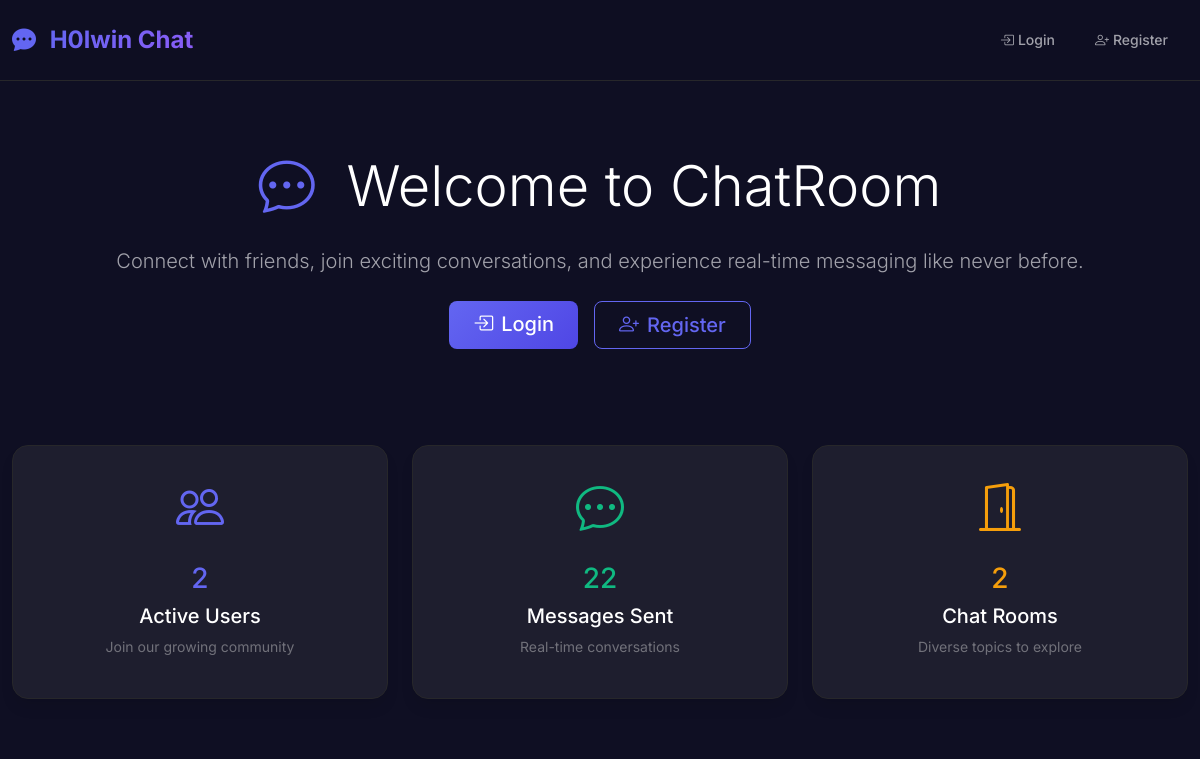
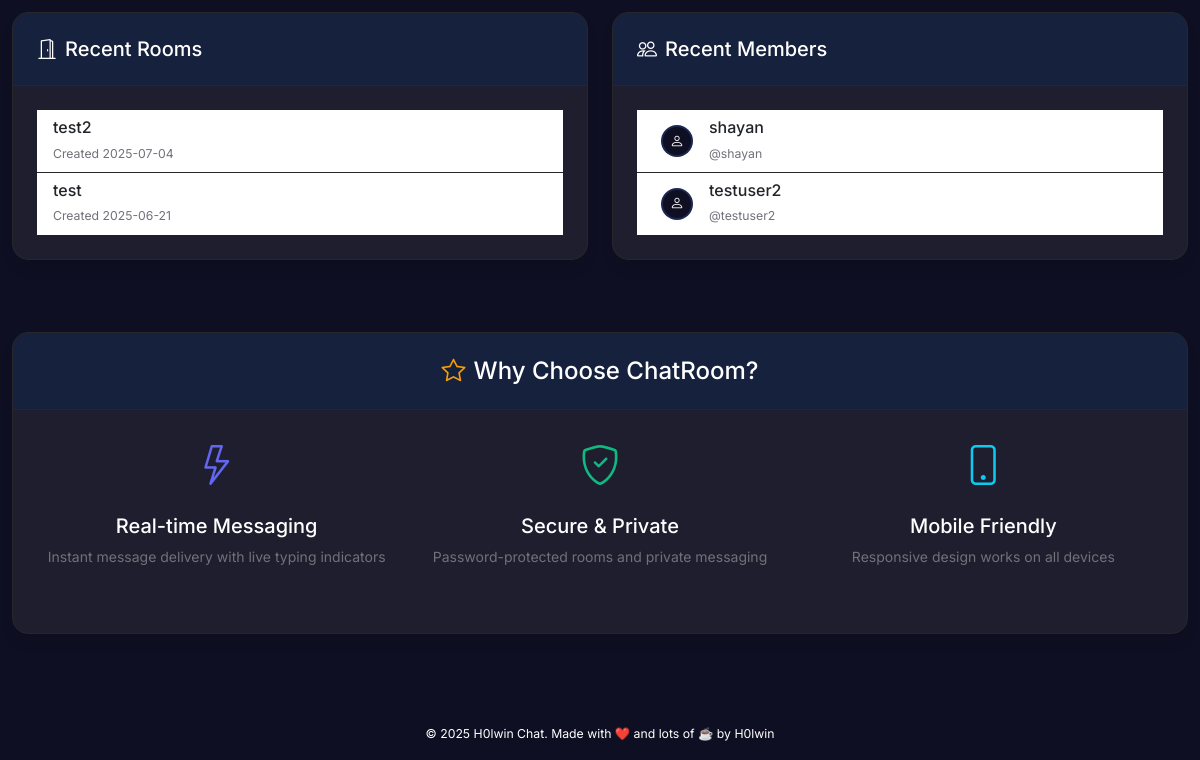
The app's page /, older data (2 pictures, top to bottom).
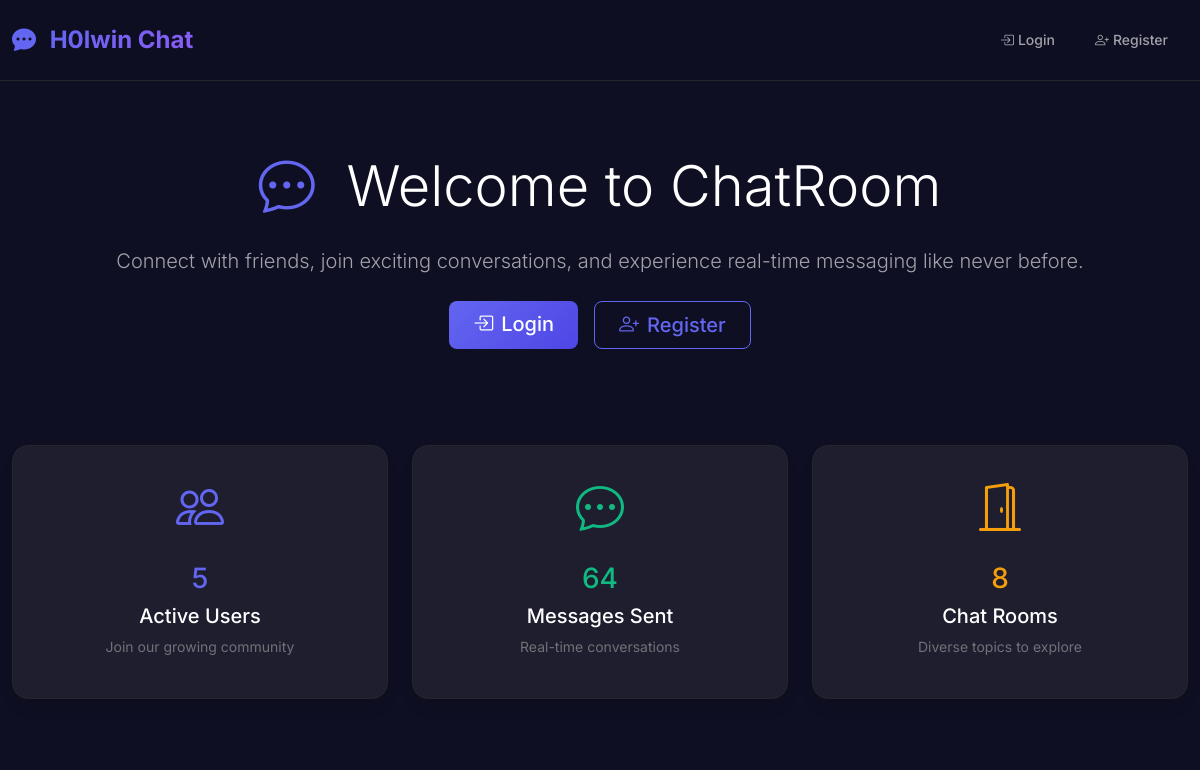
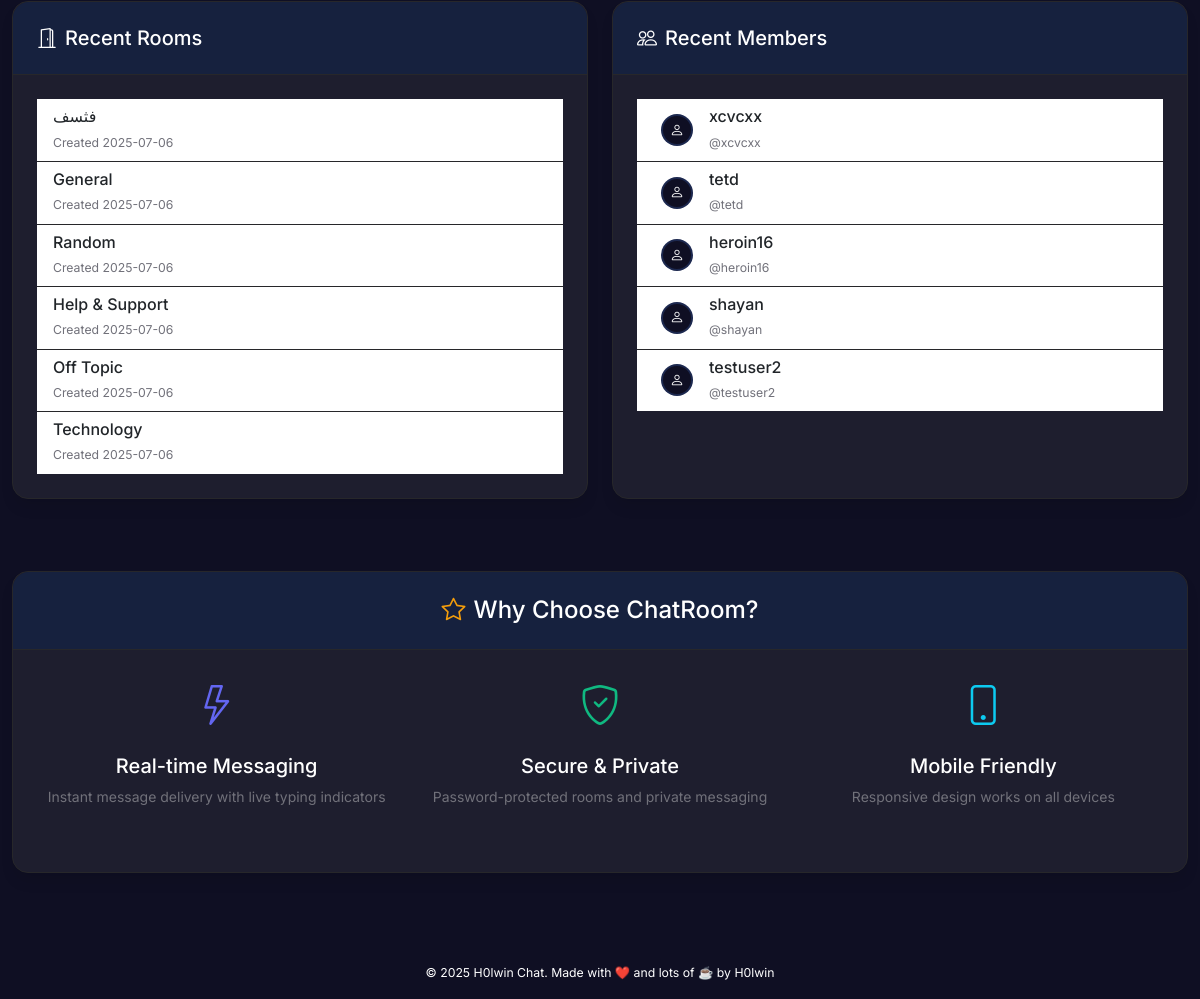
The same page, newer data (2 pictures, top to bottom).
### tables this page shows
CREATE TABLE settings (
            key TEXT PRIMARY KEY,
            value TEXT
        );

CREATE TABLE rooms (
    id INTEGER PRIMARY KEY AUTOINCREMENT,
    name TEXT UNIQUE NOT NULL,
    slug TEXT UNIQUE NOT NULL,
    created_at TIMESTAMP DEFAULT CURRENT_TIMESTAMP
, password TEXT, hidden BOOLEAN DEFAULT 0);

CREATE TABLE "users" (
                    id INTEGER PRIMARY KEY AUTOINCREMENT,
                    username TEXT UNIQUE NOT NULL,
                    email TEXT UNIQUE NOT NULL,
                    hashed_password TEXT NOT NULL,
                    is_admin INTEGER DEFAULT 0,
                    created_at TIMESTAMP DEFAULT CURRENT_TIMESTAMP
                , display_name TEXT, bio TEXT, birth_date DATE, profile_image TEXT, last_seen TIMESTAMP);

### backend/app.py (the view)
@app.route('/')
def home():
    with get_db() as conn:
        cur = conn.cursor()
        cur.execute('SELECT COUNT(*) FROM users')
        user_count = cur.fetchone()[0]
        cur.execute('SELECT COUNT(*) FROM messages')
        message_count = cur.fetchone()[0]
        cur.execute('SELECT COUNT(*) FROM rooms')
        room_count = cur.fetchone()[0]
        cur.execute('SELECT name, slug, created_at FROM rooms ORDER BY created_at DESC LIMIT 6')
        recent_rooms = [dict(name=row[0], slug=row[1], created_at=row[2]) for row in cur.fetchall()]
        cur.execute('SELECT username, display_name, created_at FROM users ORDER BY created_at DESC LIMIT 6')
        recent_users = [dict(username=row[0], display_name=row[1] or row[0], created_at=row[2]) for row in cur.fetchall()]
    return render_template('home.html',
                         user_count=user_count,
                         message_count=message_count,
                         room_count=room_count,
                         recent_rooms=recent_rooms,
                         recent_users=recent_users)

### frontend/templates/home.html (shortened to what this page needs)
{% extends 'base.html' %}
{% block content %}
<div class="container-fluid">
    <div class="row mb-5">
        <div class="col-12">
            <div class="text-center py-5">
                <h1 class="display-4 mb-4">
                    <i class="bi bi-chat-dots text-primary me-3"></i>
                    Welcome to ChatRoom
                </h1>
                <p class="lead text-secondary mb-4">
                    Connect with friends, join exciting conversations, and experience real-time messaging like never before.
                </p>
                {% if not current_user.is_authenticated %}
                <div class="d-flex gap-3 justify-content-center">
                    <a href="/login" class="btn btn-primary btn-lg">
                        <i class="bi bi-box-arrow-in-right me-2"></i>Login
                    </a>
                    <a href="/register" class="btn btn-outline-primary btn-lg">
                        <i class="bi bi-person-plus me-2"></i>Register
                    </a>
                </div>
                {% endif %}
            </div>
        </div>
    </div>
    <div class="row mb-5">
        <div class="col-md-4 mb-4">
            <div class="card text-center h-100">
                <div class="card-body">
                    <div class="mb-3">
                        <i class="bi bi-people text-primary" style="font-size: 3rem;"></i>
                    </div>
                    <h3 class="text-primary mb-2">{{ user_count }}</h3>
                    <h5 class="card-title">Active Users</h5>
                    <p class="text-muted">Join our growing community</p>
                </div>
            </div>
        </div>
        <div class="col-md-4 mb-4">
            <div class="card text-center h-100">
                <div class="card-body">
                    <div class="mb-3">
                        <i class="bi bi-chat-dots text-success" style="font-size: 3rem;"></i>
                    </div>
                    <h3 class="text-success mb-2">{{ message_count }}</h3>
                    <h5 class="card-title">Messages Sent</h5>
                    <p class="text-muted">Real-time conversations</p>
                </div>
            </div>
        </div>
        <div class="col-md-4 mb-4">
            <div class="card text-center h-100">
                <div class="card-body">
                    <div class="mb-3">
                        <i class="bi bi-door-open text-warning" style="font-size: 3rem;"></i>
                    </div>
                    <h3 class="text-warning mb-2">{{ room_count }}</h3>
                    <h5 class="card-title">Chat Rooms</h5>
                    <p class="text-muted">Diverse topics to explore</p>
                </div>
            </div>
        </div>
    </div>
    <div class="row">
        <div class="col-md-6 mb-4">
            <div class="card h-100">
                <div class="card-header d-flex justify-content-between align-items-center">
                    <h5 class="mb-0">
                        <i class="bi bi-door-open me-2"></i>Recent Rooms
                    </h5>
                </div>
                <div class="card-body">
                    {% if recent_rooms %}
                    <div class="list-group list-group-flush">
                        {% for room in recent_rooms %}
                        <div class="list-group-item d-flex justify-content-between align-items-center">
                            <div>
                                <h6 class="mb-1">{{ room.name }}</h6>
                                <small class="text-muted">Created {{ room.created_at.split(' ')[0] }}</small>
                            </div>
                        </div>
                        {% endfor %}
                    </div>
                    {% else %}
                    <div class="text-center py-4">
                        <i class="bi bi-door-open text-muted mb-3" style="font-size: 2rem;"></i>
                        <p class="text-muted">No rooms available yet</p>
                    </div>
                    {% endif %}
                </div>
            </div>
        </div>
        <div class="col-md-6 mb-4">
            <div class="card h-100">
                <div class="card-header d-flex justify-content-between align-items-center">
                    <h5 class="mb-0">
                        <i class="bi bi-people me-2"></i>Recent Members
                    </h5>
                </div>
                <div class="card-body">
                    {% if recent_users %}
                    <div class="list-group list-group-flush">
                        {% for user in recent_users %}
                        <div class="list-group-item d-flex justify-content-between align-items-center">
                            <div class="d-flex align-items-center">
                                <div class="avatar-sm bg-primary rounded-circle d-flex align-items-center justify-content-center me-3">
                                    <i class="bi bi-person text-white"></i>
                                </div>
                                <div>
                                    <h6 class="mb-1">{{ user.display_name }}</h6>
                                    <small class="text-muted">@{{ user.username }}</small>
                                </div>
                            </div>
                        </div>
                        {% endfor %}
                    </div>
                    {% else %}
                    <div class="text-center py-4">
                        <i class="bi bi-people text-muted mb-3" style="font-size: 2rem;"></i>
                        <p class="text-muted">No users yet</p>
                    </div>
                    {% endif %}
                </div>
            </div>
        </div>
    </div>
    <div class="row mt-5">
        <div class="col-12">
            <div class="card">
                <div class="card-header text-center">
                    <h4 class="mb-0">
                        <i class="bi bi-star me-2 text-warning"></i>Why Choose ChatRoom?
                    </h4>
                </div>
                <div class="card-body">
                    <div class="row">
                        <div class="col-md-4 mb-4">
                            <div class="text-center">
                                <div class="mb-3">
                                    <i class="bi bi-lightning text-primary" style="font-size: 2.5rem;"></i>
                                </div>
                                <h5>Real-time Messaging</h5>
                                <p class="text-muted">Instant message delivery with live typing indicators</p>
                            </div>
                        </div>
                        <div class="col-md-4 mb-4">
                            <div class="text-center">
                                <div class="mb-3">
                                    <i class="bi bi-shield-check text-success" style="font-size: 2.5rem;"></i>
                                </div>
                                <h5>Secure & Private</h5>
                                <p class="text-muted">Password-protected rooms and private messaging</p>
                            </div>
                        </div>
                        <div class="col-md-4 mb-4">
                            <div class="text-center">
                                <div class="mb-3">
                                    <i class="bi bi-phone text-info" style="font-size: 2.5rem;"></i>
                                </div>
                                <h5>Mobile Friendly</h5>
                                <p class="text-muted">Responsive design works on all devices</p>
                            </div>
                        </div>
                    </div>
                </div>
            </div>
        </div>
    </div>
</div>
{% endblock %}

### frontend/templates/base.html (shortened to what this page needs)
<!DOCTYPE html>
<html lang="en">
<head>
    <link href="https://cdn.jsdelivr.net/npm/bootstrap@5.3.2/dist/css/bootstrap.min.css" rel="stylesheet">
    <link href="https://cdn.jsdelivr.net/npm/bootstrap-icons@1.11.3/font/bootstrap-icons.min.css" rel="stylesheet">
    <link href="/static/css/main.css" rel="stylesheet">
    <link href="/static/css/rtl-support.css" rel="stylesheet">
    <link href="/static/css/spacing.css" rel="stylesheet">
</head>
<body class="app-body">
    <nav class="navbar navbar-expand-lg navbar-dark app-navbar">
        <div class="container-fluid">
            <a class="navbar-brand" href="/">
                <i class="bi bi-chat-dots-fill me-2"></i>
                <span class="brand-text">{{ site_name }}</span>
            </a>
            <div class="collapse navbar-collapse" id="navbarNav">
                <ul class="navbar-nav ms-auto">
                    {% if current_user.is_authenticated %}
                        <li class="nav-item">
                            <a class="nav-link" href="/dashboard">
                                <i class="bi bi-house me-1"></i>Dashboard
                            </a>
                        </li>
                        <li class="nav-item">
                            <a class="nav-link" href="/chat">
                                <i class="bi bi-chat me-1"></i>Chat
                            </a>
                        </li>
                        <li class="nav-item">
                            <a class="nav-link" href="/pm">
                                <i class="bi bi-envelope me-1"></i>Messages
                            </a>
                        </li>
                        {% if current_user.is_admin %}
                        <li class="nav-item">
                            <a class="nav-link admin-link" href="/admin">
                                <i class="bi bi-shield me-1"></i>Admin
                            </a>
                        </li>
                        {% endif %}
                        <li class="nav-item dropdown">
                            <a class="nav-link dropdown-toggle" href="#" role="button" data-bs-toggle="dropdown">
                                <i class="bi bi-person-circle me-1"></i>{{ current_user.username }}
                            </a>
                            <ul class="dropdown-menu dropdown-menu-dark">
                                <li><a class="dropdown-item" href="/profile">
                                    <i class="bi bi-person me-2"></i>Profile
                                </a></li>
                                <li><hr class="dropdown-divider"></li>
                                <li><a class="dropdown-item" href="/logout">
                                    <i class="bi bi-box-arrow-right me-2"></i>Logout
                                </a></li>
                            </ul>
                        </li>
                    {% else %}
                        <li class="nav-item">
                            <a class="nav-link" href="/login">
                                <i class="bi bi-box-arrow-in-right me-1"></i>Login
                            </a>
                        </li>
                        <li class="nav-item">
                            <a class="nav-link" href="/register">
                                <i class="bi bi-person-plus me-1"></i>Register
                            </a>
                        </li>
                    {% endif %}
                </ul>
            </div>
        </div>
    </nav>
    <main class="app-main">
        {% block content %}{% endblock %}
    </main>
    <footer class="app-footer text-center py-3 mt-5">
        <small>
            © 2025 {{ site_name }}. Made with ❤️ and lots of ☕ by H0lwin
        </small>
    </footer>
    <div class="toast-container position-fixed bottom-0 end-0 p-3" style="z-index: 1100;">
    </div>
</body>
</html>

Row changes from the older to the newer data that the page shows:
removed rooms: name "test2", created_at "2025-07-04"
no longer on this page (row unchanged): rooms: name "test", created_at "2025-06-21"
added rooms: name "فثسف", created_at "2025-07-06"
added rooms: name "General", created_at "2025-07-06"
added rooms: name "Random", created_at "2025-07-06"
added rooms: name "Help & Support", created_at "2025-07-06"
added rooms: name "Off Topic", created_at "2025-07-06"
added rooms: name "Technology", created_at "2025-07-06"
added users: display_name "xcvcxx", username "xcvcxx"
added users: display_name "tetd", username "tetd"
added users: display_name "heroin16", username "heroin16"
Text that changed along with them:
{{ user_count }}: "2" → "5"
{{ message_count }}: "22" → "64"
{{ room_count }}: "2" → "8"
